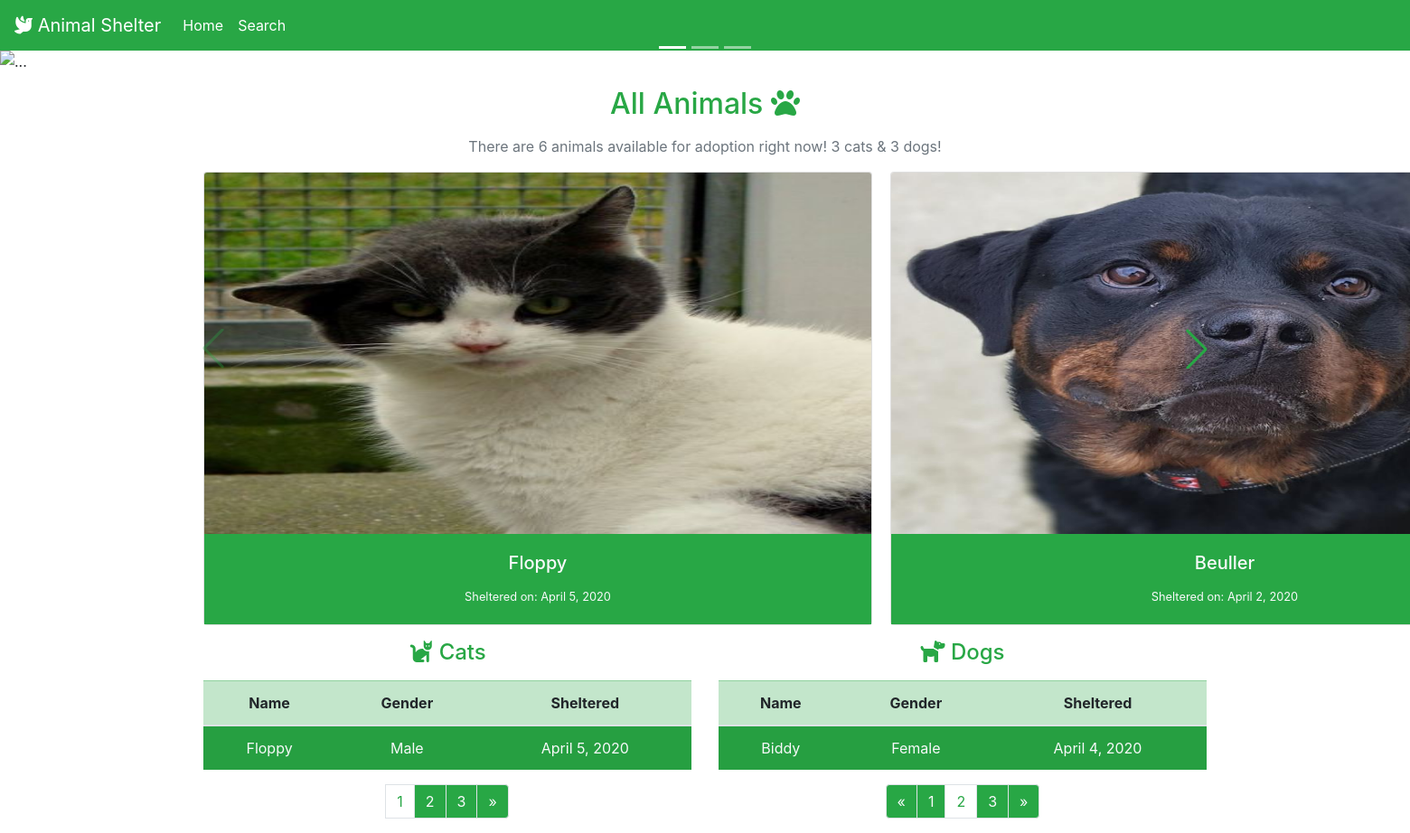
The app's page /?dogpage=2 with its own data.
### animals/models.py (models this page shows, shortened)
class Animal(models.Model):
    name = models.CharField(max_length=32)
    image = models.ImageField(upload_to='media/')
    description = models.TextField(max_length=360)
    difficulty = models.IntegerField(
        validators=[MinValueValidator(1), MaxValueValidator(5)]
    )
    animal = models.CharField(choices=ANIMAL_CHOICES, max_length=3)
    age = models.CharField(choices=AGE_CHOICES, max_length=5)
    gender = models.CharField(choices=GENDER_CHOICES, max_length=6)
    sheltered = models.DateField(default=datetime.date.today)

### animals/views.py (the view)
# urls.py: path('', views.home, name='home'),
def home(request):
    animals = Animal.objects.all()
    cats = Animal.objects.filter(animal='Cat')
    no_of_cats = len(cats)
    paginator1 = Paginator(cats, 1)
    page = request.GET.get('catpage')
    cats = paginator1.get_page(page)
    dogs = Animal.objects.filter(animal='Dog')
    no_of_dogs = len(dogs)
    paginator2 = Paginator(dogs, 1)
    page = request.GET.get('dogpage')
    dogs = paginator2.get_page(page)
    no_of_animals = len(Animal.objects.all())
    return render(request, 'home.html', {'animals': animals,
                                         'cats': cats,
                                         'dogs': dogs,
                                         'no_of_animals': no_of_animals,
                                         'no_of_dogs': no_of_dogs,
                                         'no_of_cats': no_of_cats})

### animals/templates/home.html (shortened to what this page needs)
{% extends 'base.html' %} {% block content %}
<div id="carouselExampleCaptions" class="carousel slide" data-ride="carousel">
  <ol class="carousel-indicators">
    <li
      data-target="#carouselExampleCaptions"
      data-slide-to="0"
      class="active"
    ></li>
    <li data-target="#carouselExampleCaptions" data-slide-to="1"></li>
    <li data-target="#carouselExampleCaptions" data-slide-to="2"></li>
  </ol>
  <div class="carousel-inner">
    <div class="carousel-item active">
      <img
        src="https://source.unsplash.com/1400x240/?dog,cat"
        class="d-block w-100"
        alt="..."
      />
      <div class="carousel-caption d-none d-md-block">
      </div>
    </div>
  </div>
  <a
    class="carousel-control-prev"
    href="#carouselExampleCaptions"
    role="button"
    data-slide="prev"
  >
    <span class="carousel-control-prev-icon" aria-hidden="true"></span>
  </a>
  <a
    class="carousel-control-next"
    href="#carouselExampleCaptions"
    role="button"
    data-slide="next"
  >
    <span class="carousel-control-next-icon" aria-hidden="true"></span>
  </a>
</div>
<div class="container">
  <div class="row">
    <div class="col-md-12">
      <h2 class="text-center text-success mt-3 mb-3">
        All Animals <i class="fas fa-paw"></i>
      </h2>
      <p class="text-center text-muted">
        There are {{no_of_animals}} animals available for adoption right now!
        {{no_of_cats}} cats & {{no_of_dogs}} dogs!
      </p>
      <div class="card-group">
        <div class="swiper-container">
          <div class="swiper-wrapper">
            {% for animal in animals %}
            <div class="swiper-slide">
              <a href="animal/{{animal.id}}">
                <div class="card">
                  <img
                    src="{{ animal.image.url }}"
                    class="card-img-top"
                    alt="..."
                    style="height: 25rem;"
                  />
                  <div class="card-body bg-success">
                    <h5 class="card-title text-light text-center">
                      {{ animal.name }}
                    </h5>
                    <p class="card-text text-center">
                      <small class="text-light"
                        >Sheltered on: {{ animal.sheltered }}</small
                      >
                    </p>
                  </div>
                </div>
              </a>
            </div>
            {% endfor %}
          </div>
          <div class="swiper-button-prev text-success"></div>
          <div class="swiper-button-next text-success"></div>
        </div>
      </div>
    </div>
  </div>
  <div class="row">
    <div class="col-md-6">
      <h4 class="text-center text-success mt-3 mb-3">
        <i class="fas fa-cat"></i> Cats
      </h4>
      <table class="table table-striped text-center">
        <thead class="table-success">
          <tr>
            <th scope="col">Name</th>
            <th scope="col">Gender</th>
            <th scope="col">Sheltered</th>
          </tr>
        </thead>
        <tbody class="bg-success">
          {% for cat in cats %}
          <tr class="text-light">
            <td>{{ cat.name }}</td>
            <td>{{ cat.gender }}</td>
            <td>{{ cat.sheltered }}</td>
          </tr>
          {% endfor %}
        </tbody>
      </table>
      {% if cats.has_other_pages %}
      <nav>
        <ul class="pagination justify-content-center">
           {% for pages in cats.paginator.page_range %}
          <br />
          {% if cats.number == pages %}
          <li class="page-item">
            <a class="page-link text-success" href="?catpage={{ pages }}"
              >{{ pages }}</a
            >
          </li>
          {% else %}
          <li class="page-item">
            <a
              class="page-link text-light bg-success"
              href="?catpage={{ pages }}"
              >{{ pages }}</a
            >
          </li>
          {% endif %} {% endfor %} {% if cats.has_next %}
          <li class="page-item">
            <a
              class="page-link text-light bg-success"
              href="?catpage={{ cats.next_page_number }}"
              >&raquo;</a
            >
          </li>
          {% else %}
          <li class="page-item disabled"></li>
          {% endif %}
        </ul>
      </nav>
      {% endif %}
    </div>
    <div class="col-md-6">
      <h4 class="text-center text-success mt-3 mb-3">
        <i class="fas fa-dog"></i> Dogs
      </h4>
      <table class="table table-striped text-center">
        <thead class="table-success">
          <tr>
            <th scope="col">Name</th>
            <th scope="col">Gender</th>
            <th scope="col">Sheltered</th>
          </tr>
        </thead>
        <tbody class="bg-success">
          {% for dog in dogs %}
          <tr class="text-light">
            <td>{{ dog.name }}</td>
            <td>{{ dog.gender }}</td>
            <td>{{ dog.sheltered }}</td>
          </tr>
          {% endfor %}
        </tbody>
      </table>
      {% if dogs.has_other_pages %}
      <nav>
        <ul class="pagination justify-content-center">
          {% if dogs.has_previous %}
          <li class="page-item">
            <a
              class="page-link text-light bg-success"
              href="?dogpage={{ dogs.previous_page_number }}"
              tabindex="-1"
              aria-disabled="true"
              >&laquo;</a
            >
          </li>
          {% else %}
          <li class="page-item disabled"></li>
          {% endif %} {% for pages in dogs.paginator.page_range %}
          <br />
          {% if dogs.number == pages %}
          <li class="page-item">
            <a class="page-link text-success" href="?dogpage={{ pages }}"
              >{{ pages }}</a
            >
          </li>
          {% else %}
          <li class="page-item">
            <a
              class="page-link text-light bg-success"
              href="?dogpage={{ pages }}"
              >{{ pages }}</a
            >
          </li>
          {% endif %} {% endfor %} {% if dogs.has_next %}
          <li class="page-item">
            <a
              class="page-link text-light bg-success"
              href="?dogpage={{ dogs.next_page_number }}"
              >&raquo;</a
            >
          </li>
          {% else %}
          <li class="page-item disabled"></li>
          {% endif %}
        </ul>
      </nav>
      {% endif %}
    </div>
  </div>
</div>
{% endblock content %}

### records on screen
Animal: image (picture), name "Floppy", sheltered "April 5, 2020", gender "Male"
Animal: image (picture), name "Beuller", sheltered "April 2, 2020"
Animal: name "Biddy", gender "Female", sheltered "April 4, 2020"

### other values on screen
{{ no_of_animals }} "6"
{{ no_of_cats }} "3"
{{ no_of_dogs }} "3"
{{ pages }} "1"
{{ pages }} "2" "3"
{{ pages }} "1" "3"
{{ pages }} "2"
